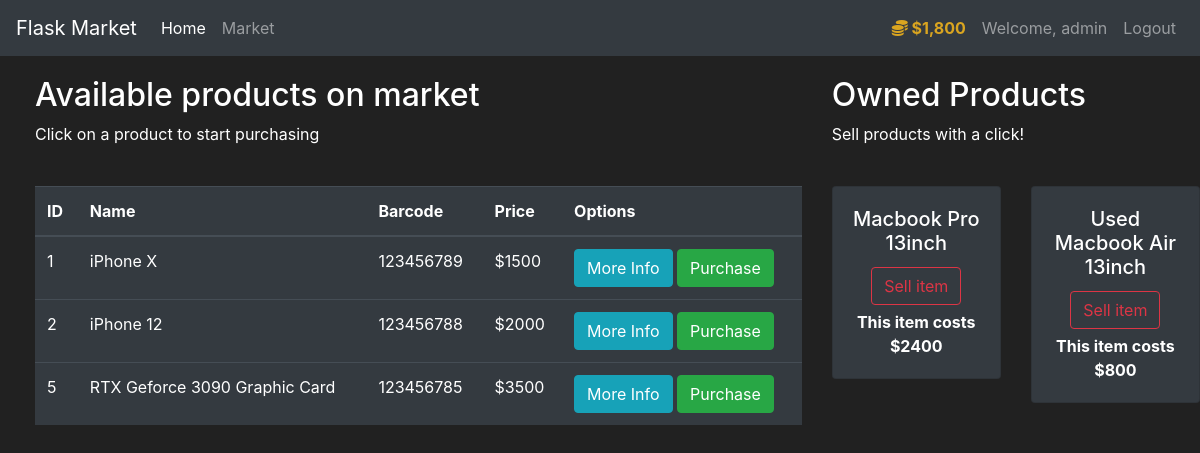
The app's page /market (signed in) with its own data.
### market/models.py (models this page shows, shortened)
class User(db.Model, UserMixin):
    id = db.Column(db.Integer(), primary_key=True)
    username = db.Column(db.String(length=30), nullable=False, unique=True)
    email_address = db.Column(db.String(length=50), nullable=False, unique=True)
    password_hash = db.Column(db.String(length=60), nullable=False) #Use 60 because the hash libraries used w Flask all give 60
    budget = db.Column(db.Integer(), nullable=False, default=5000)
    items = db.relationship('Item', backref='owned_user', lazy=True)
    @property #Just an additional attribute that is going to be accessible for each instance
    def password(self):
        return self.password
    @property
    def prettier_budget(self):
        if len(str(self.budget)) >= 4:
            return f"${str(self.budget)[:-3]},{str(self.budget)[-3:]}"
        else:
            return f"{self.budget}$"

class Item(db.Model): #creating model for items via class
    id = db.Column(db.Integer(), primary_key=True) #setting id as the primary key
    name = db.Column(db.String(length=30), nullable=False, unique=True) #length is max length
    price = db.Column(db.Integer(), nullable=False,)
    barcode = db.Column(db.String(length=12), nullable=False, unique=True)
    description = db.Column(db.String(length=1000), nullable=False, unique=True)
    owner = db.Column(db.Integer(), db.ForeignKey('user.id'))
    """
    To add r/s, in terminal Python
    Create item and user.
    Then, filter for item
    item1 = Item.query.filter_by(...).first() Use first() because it returns an object and you want the 1st item
    item1.owner = User.query.filter_by(username=...).first().id reason you use id is because you set foreign key as user.id
    db.session.add(item1)
    db.commit()

    After this, you can check the reference as such
    i = Item.query.filter_by(name=...same name).first()
    i.owned_user will show the reference of which user
    i.owner will show if there is an owner (will show 1) or none
    """

### market/routes.py (the view, shortened to what this page needs)
@app.route('/market', methods=['GET','POST'])
@login_required
def market_page():
    purchase_form = PurchaseForm()
    sell_form = SellForm()
    """
    Note that validate_on_submit() will create the confirm form submission everytime you refresh
    because it expects a form. Not useful for this unlike login and register
    However, we have a request module to use now which helps us differentiate GET and POST request unlike
    this validate function
    Lesson: Assuming we use validate_on_submit()
    if purchase_form.validate_on_submit():
        #print(purchase_form.__dict__) Note this __dict__ magic func will open up the object for you to see
        #printing it shows that there is a submit object purchase_form['submit'] that outputs a html line
        #<input id="submit" name="submit" type="submit" value="Purchase">
        #We implement this in the modal to be able to find variables easier
        #We use flask's request module to help us faciliate getting of item
    """
    if request.method == "GET":
        items = Item.query.filter_by(owner=None)
        owned_items = Item.query.filter_by(owner=current_user.id)
        return render_template('market.html', items=items, purchase_form=purchase_form, owned_items=owned_items, sell_form=sell_form)

### market/models.py (called while the page is built)
@login_manager.user_loader
def load_user(user_id):
    return User.query.get(int(user_id))

### market/templates/market.html (shortened to what this page needs)
{% extends 'base.html' %}
{% block content %}
    <div class="row" style="margin-top:20px; margin-left:20px">
        <div class="col-8">
            <h2>Available products on market</h2>
            <p>Click on a product to start purchasing</p>
            <br>
            <table class="table table-hover table-dark">
                <thead>
                    <tr>
                        <th scope="col">ID</th>
                        <th scope="col">Name</th>
                        <th scope="col">Barcode</th>
                        <th scope="col">Price</th>
                        <th scope="col">Options</th>
                    </tr>
                </thead>
                <tbody>
                    {% for item in items  %}
                    <tr>
                        <td>{{ item.id }}</td>
                        <td>{{ item.name }}</td>
                        <td>{{ item.barcode }}</td>
                        <td>${{ item.price }}</td>
                        <td>
                            <button class="btn btn-outline btn-info" data-toggle="modal" data-target="#Modal-MoreInfo-{{ item.id }}">More Info</button>
                            <button class="btn btn-outline btn-success" data-toggle="modal" data-target="#Modal-PurchaseConfirmation-{{ item.id }}">Purchase</button>
                        </td>
                    </tr>
                    {% endfor %}
                </tbody>
            </table>
        </div>
        <div class="col-4">
            <h2>Owned Products</h2>
            <p>Sell products with a click!</p>
            <br>
            <div class="row">
                {% for owned_item in owned_items %}
                    <div class="col-md-6">
                        <div style="margin-bottom: 5px" class="card text-center bg-dark">
                            <div class="card-body">
                                <h5 class="card-title">{{owned_item.name}}</h5>
                                <button type="button" class="btn btn-outline-danger" style="margin-bottom: 5px"
                                        data-toggle="modal" data-target="#Modal-SellConfirmation-{{ owned_item.id }}">
                                    Sell item
                                </button>
                                <p class="card-text"><strong>
                                    This item costs ${{ owned_item.price }}
                                </strong></p>
                            </div>
                        </div>
                    </div>
                {% endfor %}
            </div>
        </div>
    </div>
    {% endblock %}

### market/templates/base.html (shortened to what this page needs)
<!doctype html>
<html lang="en">
   <head>
      <link rel="stylesheet" href="https://cdn.jsdelivr.net/npm/bootstrap@4.5.3/dist/css/bootstrap.min.css">
   </head>
   <body>
      <nav class="navbar navbar-expand-md navbar-dark bg-dark">
        <a class="navbar-brand" href="#">Flask Market</a>
        <div class="collapse navbar-collapse" id="navbarNav">
            <ul class="navbar-nav mr-auto">
                <li class="nav-item active">
                    <a class="nav-link" href="{{ url_for('home_page') }}">Home <span class="sr-only">(current)</span></a>
                </li>
                <li class="nav-item">
                    <a class="nav-link" href="{{ url_for('market_page') }}">Market</a>
                </li>
            </ul>
                {% if current_user.is_authenticated %}
                <ul class="navbar-nav">
                    <li class="nav-item">
                        <a class="nav-link" style="color:goldenrod; font-weight:bold">
                            <i class="fas fa-coins"></i>
                            {{ current_user.prettier_budget }}
                        </a>
                    </li>
                    <li class="nav-item">
                        <a class="nav-link">Welcome, {{ current_user.username }}</a>
                    </li>
                    <li class="nav-item">
                        <a class="nav-link" href="{{ url_for('logout_page') }}">Logout</a>
                    </li>
                </ul>
                {% endif %}
        </div>
      </nav>
      {%  block content %}{% endblock %}
   </body>
</html>

### market/templates/base.html (style rules this page uses)
body { background-color: #212121; color: white }

### records on screen
User: prettier_budget "$1,800", username "admin"
Item: id "1", name "iPhone X", barcode "123456789", price "1500"
Item: id "2", name "iPhone 12", barcode "123456788", price "2000"
Item: id "5", name "RTX Geforce 3090 Graphic Card", barcode "123456785", price "3500"
Item: name "Macbook Pro 13inch", price "2400"
Item: name "Used Macbook Air 13inch", price "800"
